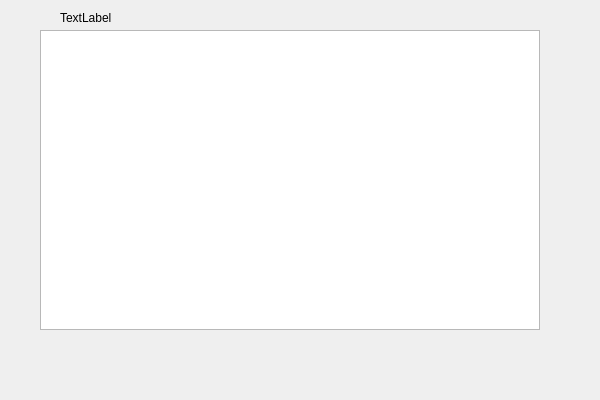
<?xml version="1.0" encoding="UTF-8"?>
<ui version="4.0">
 <class>MySQLlist</class>
 <widget class="QMainWindow" name="MySQLlist">
  <property name="geometry">
   <rect>
    <x>0</x>
    <y>0</y>
    <width>600</width>
    <height>400</height>
   </rect>
  </property>
  <property name="minimumSize">
   <size>
    <width>600</width>
    <height>400</height>
   </size>
  </property>
  <property name="maximumSize">
   <size>
    <width>600</width>
    <height>400</height>
   </size>
  </property>
  <property name="windowTitle">
   <string>MainWindow</string>
  </property>
  <widget class="QWidget" name="centralwidget">
   <widget class="QTableWidget" name="tableWidget">
    <property name="geometry">
     <rect>
      <x>40</x>
      <y>30</y>
      <width>500</width>
      <height>300</height>
     </rect>
    </property>
    <property name="minimumSize">
     <size>
      <width>500</width>
      <height>300</height>
     </size>
    </property>
    <property name="maximumSize">
     <size>
      <width>500</width>
      <height>300</height>
     </size>
    </property>
   </widget>
   <widget class="QLabel" name="label">
    <property name="geometry">
     <rect>
      <x>60</x>
      <y>10</y>
      <width>72</width>
      <height>15</height>
     </rect>
    </property>
    <property name="text">
     <string>TextLabel</string>
    </property>
   </widget>
  </widget>
  <widget class="QMenuBar" name="menubar">
   <property name="geometry">
    <rect>
     <x>0</x>
     <y>0</y>
     <width>600</width>
     <height>26</height>
    </rect>
   </property>
  </widget>
 </widget>
 <resources/>
 <connections/>
</ui>
